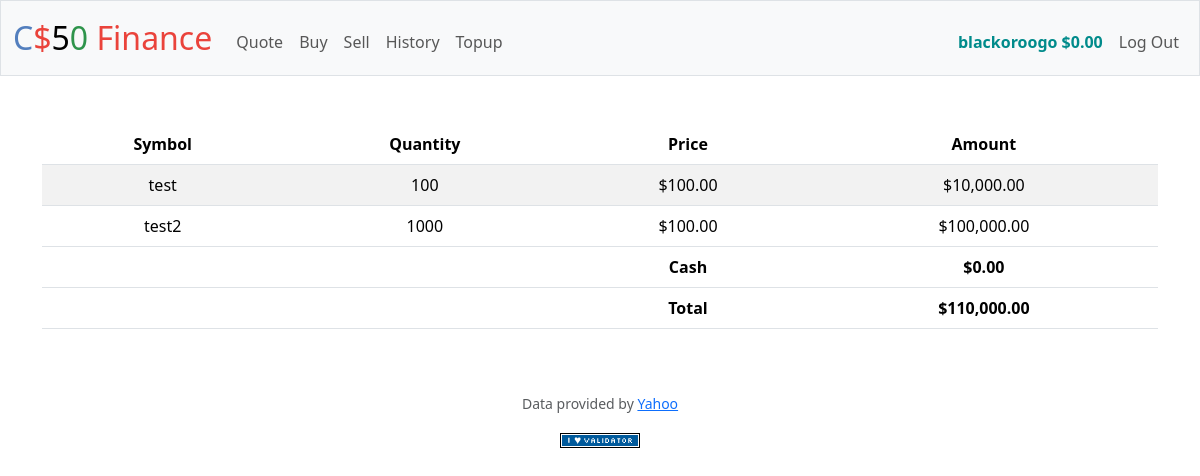
The page / (signed in) on the database its author committed.
### tables this page shows
CREATE TABLE users (
    id INTEGER PRIMARY KEY AUTOINCREMENT NOT NULL,
    username TEXT NOT NULL,
    hash TEXT NOT NULL,
    cash NUMERIC NOT NULL DEFAULT 10000.00 CHECK (cash >= 0.00)
);

CREATE TABLE user_transaction (
    id INTEGER PRIMARY KEY AUTOINCREMENT NOT NULL,
    user_id INTEGER NOT NULL,
    transation_time TIMESTAMP DEFAULT CURRENT_TIMESTAMP,
    transation_type_id INTEGER NOT NULL,
    symbol TEXT DEFAULT NULL,
    quantity INTEGER NOT NULL DEFAULT 1,
    price REAL NOT NULL,
    amount REAL NOT NULL GENERATED ALWAYS AS (quantity * price),
    FOREIGN KEY(user_id) REFERENCES users(id) FOREIGN KEY(transation_type_id) REFERENCES transaction_type(id)
);

### app.py (the view)
@app.route("/")
@login_required
def index():
    try:
        result = db.execute(SQL_GET_STOCKS, session["user_id"])
        cash = db.execute(SQL_GET_USER_DATA, session["user_id"])[0]["cash"]
    except (RuntimeError, ValueError) as e:
        do_report(str(e))
    for res in result:
        lookup_result = do_lookup(res["symbol"])
        res["price"] = lookup_result["price"]
        res["amount"] = round(lookup_result["price"] * res["quantity"], 2)
    result.append({"symbol": "Cash", "quantity": None, "price": None, "amount": cash})
    return do_render("index.html", result=result, cash=cash)

### app.py (called while the page is built)
def lookup(symbol):  # noqa:F811
    from helpers import lookup as real_lookup
    if symbol.lower().startswith("test"):
        return {"price": 100, "symbol": symbol}
    return real_lookup(symbol)

@app.after_request
def after_request(response):
    response.headers["Cache-Control"] = "no-cache, no-store, must-revalidate"
    response.headers["Expires"] = 0
    response.headers["Pragma"] = "no-cache"
    return response

def do_lookup(symbol):
    if not session.get("quotes"):
        session["quotes"] = {}
    result = lookup(symbol)
    if result is not None:
        session["quotes"][result["symbol"]] = result["price"]
    else:
        raise ValueError(f"Symbol `{symbol=}` does not exist.")
    return result

def do_render(*args, **kwargs):
    if session.get("user_id"):
        user_data = db.execute(SQL_GET_USER_DATA, session["user_id"])[0]
        return render_template(*args, **kwargs, user_data=user_data)
    return render_template(*args, **kwargs)

### helpers.py (called while the page is built)
def login_required(f):
    @wraps(f)
    def decorated_function(*args, **kwargs):
        if session.get("user_id") is None:
            return redirect("/login")
        return f(*args, **kwargs)
    return decorated_function

def usd(value):
    return f"${value:,.2f}"

### templates/index.html (shortened to what this page needs)
{% extends "layout.html" %}
{% block main %}
    <table class="table table-striped">
        <thead>
            <tr>
                <th scope="col">Symbol</th>
                <th scope="col">Quantity</th>
                <th scope="col">Price</th>
                <th scope="col">Amount</th>
            </tr>
        </thead>
        <tbody>
            {% for res in result %}
                {% if res.symbol != 'Cash' %}
                    <tr>
                        <td>{{ res.symbol }}</td>
                        <td>
                            {% if res["quantity"] %}{{ res["quantity"] }}{% endif %}
                        </td>
                        <td>
                            {% if res["price"] %}{{ res["price"] | usd }}{% endif %}
                        </td>
                        <td>{{ res["amount"] | usd }}</td>
                    </tr>
                {% endif %}
            {% endfor %}
        </tbody>
        <tfoot>
            <tr>
                <td></td>
                <td></td>
                <td>Cash</td>
                <td>{{ cash | usd }}</td>
            </tr>
            <tr>
                <td></td>
                <td></td>
                <td>Total</td>
                <td>{{ result | sum(attribute='amount') | usd }}</td>
            </tr>
        </tfoot>
    </table>
{% endblock %}

### templates/layout.html (shortened to what this page needs)
<!DOCTYPE html>
<html lang="en">
    <head>
        <link href="https://cdn.jsdelivr.net/npm/bootstrap@5.3.3/dist/css/bootstrap.min.css"
              rel="stylesheet"
>
        <link href="/static/styles.css" rel="stylesheet">
    </head>
    <body>
        <nav class="bg-light border navbar navbar-expand-md navbar-light">
            <div class="container-fluid">
                <a class="navbar-brand" href="/"><span class="blue">C</span><span class="red">$</span><span class="yellow">5</span><span class="green">0</span> <span class="red">Finance</span></a>
                <div class="collapse navbar-collapse" id="navbar">
                    {% if session["user_id"] %}
                        <ul class="navbar-nav me-auto mt-2">
                            <li class="nav-item">
                                <a class="nav-link" href="/quote">Quote</a>
                            </li>
                            <li class="nav-item">
                                <a class="nav-link" href="/buy">Buy</a>
                            </li>
                            <li class="nav-item">
                                <a class="nav-link" href="/sell">Sell</a>
                            </li>
                            <li class="nav-item">
                                <a class="nav-link" href="/history">History</a>
                            </li>
                            <li class="nav-item">
                                <a class="nav-link" href="/topup">Topup</a>
                            </li>
                        </ul>
                        <ul class="navbar-nav ms-auto mt-2">
                            {% if user_data %}
                                <li class="nav-item">
                                    <a class="nav-link user" href="/topup">{{ user_data["username"] }} {{ user_data["cash"] | usd }}</a>
                                </li>
                            {% endif %}
                            <li class="nav-item">
                                <a class="nav-link" href="/logout">Log Out</a>
                            </li>
                        </ul>
                    {% endif %}
                </div>
            </div>
        </nav>
        <main class="container py-5 text-center">
            {% block main %}{% endblock %}
        </main>
        <footer class="mb-5">
            <p class="mb-3 small text-center text-muted">
                Data provided by <a href="https://finance.yahoo.com/">Yahoo</a>
            </p>
            <form action="https://validator.w3.org/check"
                  class="text-center"
                  enctype="multipart/form-data"
                  method="post"
                  target="_blank">
                <input alt="Validate" src="/static/I_heart_validator.png" type="image">
            </form>
        </footer>
    </body>
</html>

### static/styles.css (style rules this page uses)
nav .navbar-brand { font-size: xx-large; }
nav .navbar-brand .blue { color: #537fbe; }
nav .navbar-brand .red { color: #ea433b; }
nav .navbar-brand .green { color: #2e944b; }
tfoot { font-weight: bolder; }
.user { font-weight: bolder; color: darkcyan; }

### rows shown on the page
users: username "blackoroogo"
user_transaction: symbol "test", quantity "100", price "$100.00", amount "$10,000.00"
user_transaction: symbol "test2", quantity "1000", price "$100.00", amount "$100,000.00"

### other values the page prints
{{ user_data["cash"] | usd }} "$0.00"
{{ cash | usd }} "$0.00"
{{ result | sum(attribute='amount') | usd }} "$110,000.00"
